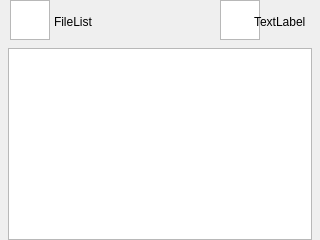
<?xml version='1.0' encoding='utf-8'?>
<ui version="4.0">
 <class>MediaWindow</class>
 <widget class="QDialog" name="MediaWindow">
  <property name="geometry">
   <rect>
    <x>0</x>
    <y>0</y>
    <width>320</width>
    <height>240</height>
   </rect>
  </property>
  <property name="windowTitle">
   <string>MediaWindow</string>
  </property>
  <widget class="QWidget" name="widget_content" native="true">
   <property name="geometry">
    <rect>
     <x>0</x>
     <y>40</y>
     <width>320</width>
     <height>200</height>
    </rect>
   </property>
  </widget>
  <widget class="QWidget" name="widget_top" native="true">
   <property name="geometry">
    <rect>
     <x>0</x>
     <y>0</y>
     <width>320</width>
     <height>40</height>
    </rect>
   </property>
   <widget class="QLabel" name="tl_file">
    <property name="geometry">
     <rect>
      <x>54</x>
      <y>10</y>
      <width>154</width>
      <height>24</height>
     </rect>
    </property>
    <property name="text">
     <string>FileList</string>
    </property>
   </widget>
   <widget class="QGraphicsView" name="gv_return">
    <property name="geometry">
     <rect>
      <x>10</x>
      <y>0</y>
      <width>40</width>
      <height>40</height>
     </rect>
    </property>
   </widget>
   <widget class="QGraphicsView" name="gv_card">
    <property name="geometry">
     <rect>
      <x>220</x>
      <y>0</y>
      <width>40</width>
      <height>40</height>
     </rect>
    </property>
   </widget>
   <widget class="QLabel" name="tl_card">
    <property name="geometry">
     <rect>
      <x>254</x>
      <y>10</y>
      <width>64</width>
      <height>24</height>
     </rect>
    </property>
    <property name="text">
     <string>TextLabel</string>
    </property>
   </widget>
  </widget>
  <widget class="QTableView" name="tv_media">
   <property name="geometry">
    <rect>
     <x>8</x>
     <y>48</y>
     <width>304</width>
     <height>192</height>
    </rect>
   </property>
  </widget>
 </widget>
 <resources />
 <connections />
</ui>
